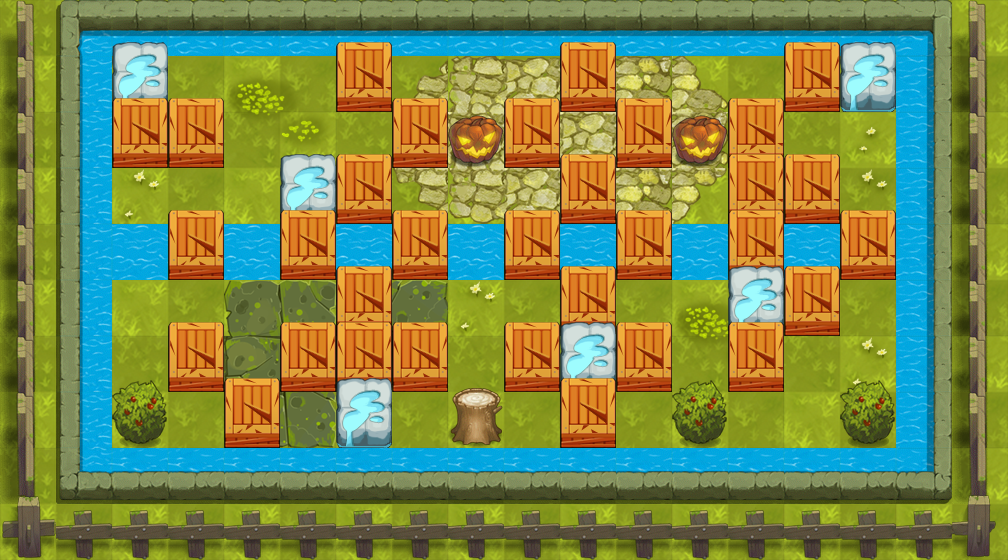

The image is a tile-based game level rendered from a .tmx file. Its description and source (layers, tilesets, objects; grid data summarised) follow:
An orthogonal 18x10 tile map with 56x56 px tiles, 4 tile layers (collidableLayer, backgroundLayer, floor, stoneLayer), 22 tilesets and 13 objects (soldier_pos).

<map version="1.0" orientation="orthogonal" width="18" height="10" tilewidth="56" tileheight="56">
 <tileset firstgid="1" name="lv2_clmap_base" tilewidth="56" tileheight="56">
  <image source="图块资源/lv2/lv2_clmap_base.png" width="112" height="112" />
 </tileset>
 <tileset firstgid="5" name="lv2_h_wall" tilewidth="56" tileheight="172">
  <image source="图块资源/lv2/lv2_h_wall.png" width="56" height="172" />
 </tileset>
 <tileset firstgid="6" name="lv2_v_wall" tilewidth="172" tileheight="56">
  <image source="图块资源/lv2/lv2_v_wall.png" width="172" height="56" />
 </tileset>
 <tileset firstgid="7" name="meta_tiles" tilewidth="56" tileheight="56">
  <image source="图块资源/lv2/meta_tiles.png" width="112" height="56" />
  <tile id="0">
   <properties>
    <property name="move" value="false" />
   </properties>
  </tile>
  <tile id="1">
   <properties>
    <property name="move" value="true" />
   </properties>
  </tile>
 </tileset>
 <tileset firstgid="9" name="grass" tilewidth="56" tileheight="68">
  <image source="图块资源/lv2/grass.png" width="56" height="68" />
  <tile id="0">
   <properties>
    <property name="type" value="stone" />
   </properties>
  </tile>
 </tileset>
 <tileset firstgid="10" name="lv2_stone" tilewidth="56" tileheight="72">
  <image source="图块资源/lv2/lv2_stone.png" width="56" height="144" />
  <tile id="0">
   <properties>
    <property name="type" value="stone" />
   </properties>
  </tile>
  <tile id="1">
   <properties>
    <property name="type" value="stone" />
   </properties>
  </tile>
 </tileset>
 <tileset firstgid="12" name="lv2_tree" tilewidth="56" tileheight="60">
  <image source="图块资源/lv2/lv2_tree.png" width="56" height="121" />
  <tile id="0">
   <properties>
    <property name="type" value="stone" />
   </properties>
  </tile>
  <tile id="1">
   <properties>
    <property name="type" value="stone" />
   </properties>
  </tile>
 </tileset>
 <tileset firstgid="14" name="lv2_sz1" tilewidth="56" tileheight="103">
  <image source="图块资源/lv2/lv2_sz1.png" width="56" height="103" />
  <tile id="0">
   <properties>
    <property name="type" value="stone" />
   </properties>
  </tile>
 </tileset>
 <tileset firstgid="15" name="lv2_sz2" tilewidth="56" tileheight="77">
  <image source="图块资源/lv2/lv2_sz2.png" width="56" height="77" />
  <tile id="0">
   <properties>
    <property name="type" value="stone" />
   </properties>
  </tile>
 </tileset>
 <tileset firstgid="16" name="riever" tilewidth="56" tileheight="56">
  <image source="图块资源/lv2/riever.png" width="56" height="728" />
 </tileset>
 <tileset firstgid="29" name="lv2_tex2" tilewidth="56" tileheight="56">
  <image source="图块资源/lv2/lv2_tex2.png" width="560" height="560" />
 </tileset>
 <tileset firstgid="129" name="floor1" tilewidth="56" tileheight="68">
  <image source="图块资源/lv2/floor1.png" width="56" height="68" />
  <tile id="0">
   <properties>
    <property name="type" value="stone" />
   </properties>
  </tile>
 </tileset>
 <tileset firstgid="130" name="floor2" tilewidth="56" tileheight="53">
  <image source="图块资源/lv2/floor2.png" width="56" height="53" />
  <tile id="0">
   <properties>
    <property name="type" value="stone" />
   </properties>
  </tile>
 </tileset>
 <tileset firstgid="131" name="floor3" tilewidth="56" tileheight="61">
  <image source="图块资源/lv2/floor3.png" width="56" height="61" />
  <tile id="0">
   <properties>
    <property name="type" value="stone" />
   </properties>
  </tile>
 </tileset>
 <tileset firstgid="132" name="kulo" tilewidth="56" tileheight="62">
  <image source="图块资源/lv2/kulo.png" width="56" height="62" />
 </tileset>
 <tileset firstgid="133" name="nangua" tilewidth="56" tileheight="53">
  <image source="图块资源/lv2/nangua.png" width="56" height="53" />
  <tile id="0">
   <properties>
    <property name="type" value="stone" />
   </properties>
  </tile>
 </tileset>
 <tileset firstgid="134" name="tile_box" tilewidth="56" tileheight="70">
  <image source="图块资源/lv2/tile_box.png" width="112" height="70" />
  <tile id="0">
   <properties>
    <property name="type" value="stone" />
   </properties>
  </tile>
  <tile id="1">
   <properties>
    <property name="type" value="box" />
   </properties>
  </tile>
 </tileset>
 <tileset firstgid="136" name="wl1" tilewidth="56" tileheight="64">
  <image source="图块资源/lv2/wl1.png" width="56" height="64" />
  <tile id="0">
   <properties>
    <property name="type" value="stone" />
   </properties>
  </tile>
 </tileset>
 <tileset firstgid="137" name="wl2" tilewidth="56" tileheight="53">
  <image source="图块资源/lv2/wl2.png" width="56" height="53" />
  <tile id="0">
   <properties>
    <property name="type" value="stone" />
   </properties>
  </tile>
 </tileset>
 <tileset firstgid="138" name="wl3" tilewidth="44" tileheight="65">
  <image source="图块资源/lv2/wl3.png" width="44" height="65" />
  <tile id="0">
   <properties>
    <property name="type" value="stone" />
   </properties>
  </tile>
 </tileset>
 <tileset firstgid="139" name="rightwl" tilewidth="36" tileheight="112">
  <image source="图块资源/lv2/rightwl.png" width="36" height="112" />
 </tileset>
 <tileset firstgid="140" name="leftwl" tilewidth="44" tileheight="112">
  <image source="图块资源/lv2/leftwl.png" width="44" height="112" />
 </tileset>
 <layer name="collidableLayer" width="18" height="10">
  <data>[180 cells, 180 non-empty, 2 distinct tile ids]</data>
 </layer>
 <layer name="backgroundLayer" width="18" height="10">
  <data>[180 cells, 180 non-empty, 4 distinct tile ids]</data>
 </layer>
 <layer name="floor" width="18" height="10">
  <data>[180 cells, 41 non-empty, 31 distinct tile ids]</data>
 </layer>
 <layer name="stoneLayer" width="18" height="10">
  <data>[180 cells, 131 non-empty, 18 distinct tile ids]</data>
 </layer>
 <objectgroup name="soldierObjects" width="18" height="10">
  <object name="soldier_pos" x="224" y="112" width="56" height="56" />
 </objectgroup>
 <objectgroup name="enemyObject" width="18" height="10">
  <object x="448" y="280" width="56" height="56">
   <properties>
    <property name="enemyType" value="5" />
   </properties>
  </object>
  <object x="224" y="280" width="56" height="56">
   <properties>
    <property name="enemyType" value="6" />
   </properties>
  </object>
  <object x="672" y="280" width="56" height="56">
   <properties>
    <property name="enemyType" value="4" />
   </properties>
  </object>
  <object x="840" y="112" width="56" height="56">
   <properties>
    <property name="enemyType" value="7" />
   </properties>
  </object>
  <object x="448" y="56" width="56" height="56">
   <properties>
    <property name="enemyType" value="5" />
   </properties>
  </object>
  <object x="784" y="336" width="56" height="56">
   <properties>
    <property name="enemyType" value="3" />
   </properties>
  </object>
  <object x="672" y="56" width="56" height="56">
   <properties>
    <property name="enemyType" value="6" />
   </properties>
  </object>
 </objectgroup>
 <objectgroup name="groundObject" width="18" height="10">
  <object x="504" y="168" width="56" height="56">
   <properties>
    <property name="type" value="hand" />
   </properties>
  </object>
  <object x="784" y="336" width="56" height="56">
   <properties>
    <property name="type" value="hand" />
   </properties>
  </object>
  <object x="280" y="280" width="56" height="56">
   <properties>
    <property name="type" value="hand" />
   </properties>
  </object>
  <object x="280" y="112" width="56" height="56">
   <properties>
    <property name="type" value="shishou" />
   </properties>
  </object>
  <object x="672" y="280" width="56" height="56">
   <properties>
    <property name="type" value="shishou" />
   </properties>
  </object>
 </objectgroup>
</map>
